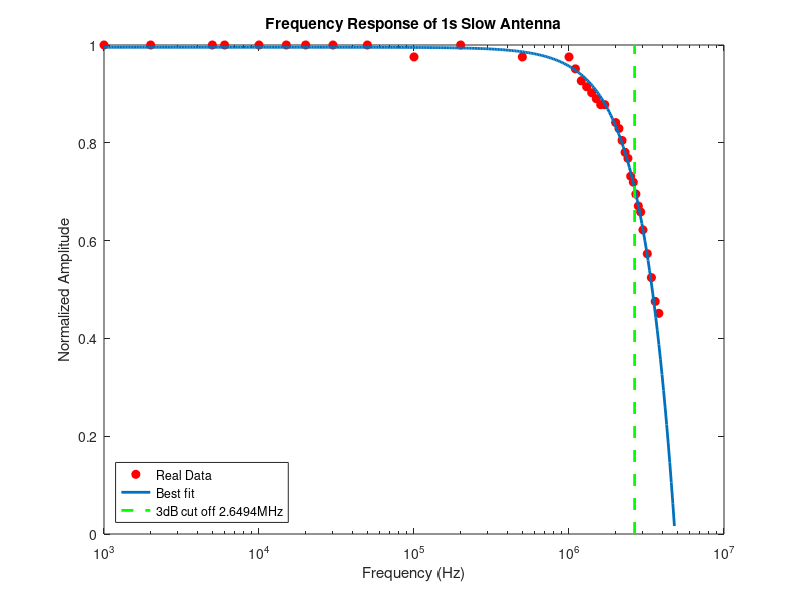
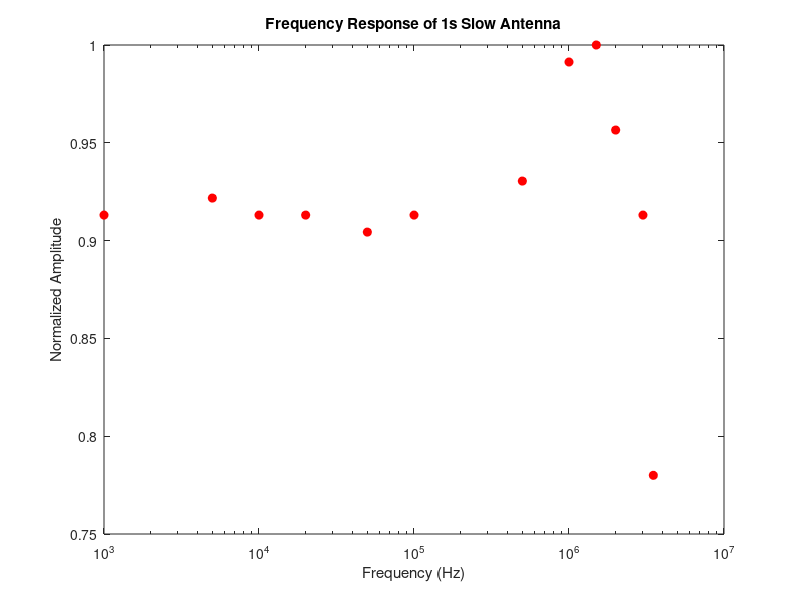
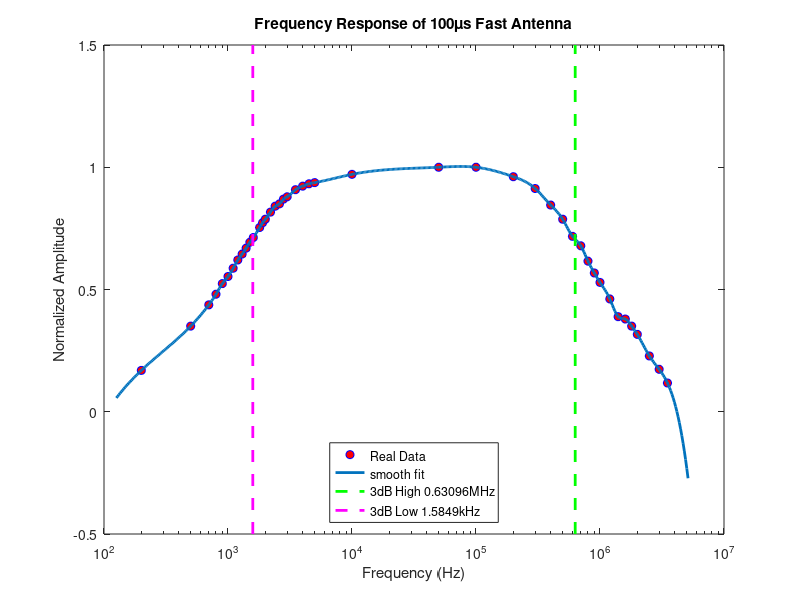

Recreate these plots in MATLAB, in order.

%% 1s Slow antenna
SA1s =[ ...
    1000 8.2
    2000 8.2
    5000 8.2
    6000 8.2
    10000 8.2
    15000 8.2
    20000 8.2
    30000 8.2
    50000 8.2
    100000 8.0
    200000 8.2
    500000 8.0
    1e6    8.0
    1.1e6  7.8
    1.2e6  7.6
    1.3e6  7.5
    1.4e6  7.4
    1.5e6  7.3
    1.6e6  7.2
    1.7e6  7.2
    2.0e6  6.9
    2.1e6  6.8
    2.2e6  6.6
    2.3e6  6.4
    2.4e6  6.3
    2.5e6  6.0
    2.6e6  5.9
    2.7e6  5.7
    2.8e6  5.5
    2.9e6  5.4
    3.0e6  5.1
    3.2e6  4.7
    3.4e6  4.3
    3.6e6 3.9
    3.8e6 3.7
%     4.0e6 3.66  % out liers
%     4.5e6 3.66
%     5.0e6 3.34
%     6.0e6 2.89
];
%1s slow antenenna was not stable when f>6.0MHz

figure
semilogx(SA1s(:,1),SA1s(:,2)/max(SA1s(:,2)),'ro','markerfacecolor','r')
xlabel('Frequency (Hz)')
ylabel('Normalized Amplitude')
title ('Frequency Response of 1s Slow Antenna')


A = 1.509E-14;
B = 0.9953;
C = -4.761;
x = 3:.01:-log(B/A+1)/C;
y = A*(1-exp(-C*x))+B;

hold all
semilogx(10.^x,y,'LineWidth',2)
freq = 10^(-1/C*log(1-(1/sqrt(2)-B)/A));
plot([freq freq],ylim,'--g','LineWidth',2)
legend('Real Data','Best fit',['3dB cut off ' num2str(freq/1e6) 'MHz'],'Location','southwest')

%% 10s slow ant
SA10s =[ ...
    1000    1.05
    5000    1.06
    10000   1.05
    20e3    1.05
    50e3    1.04
    100e3   1.05
    500e3   1.07
    1e6     1.14
    1.5e6   1.15
    2.0e6   1.1
    3.0e6   1.05
    3.5e6   0.897
%     4.5e6   1.30
%     5.0e6   1.403
%     6.0e6   1.6
%     7.0e6   2.01
    ];


figure
semilogx(SA10s(:,1),SA10s(:,2)/max(SA10s(:,2)),'ro','markerfacecolor','r')
xlabel('Frequency (Hz)')
ylabel('Normalized Amplitude')
title ('Frequency Response of 1s Slow Antenna')


%% 100us fast antenna

FA100 = [ ...
    200 .7
    500 1.45
    700 1.81
    800 1.99
    900 2.17
    1000    2.29
    1.1e3   2.43
    1.2e3   2.57
    1.3e3   2.67
    1.4e3   2.77
    1.5e3   2.87
    1.6e3   2.95
    %1.7e3   3.60
    1.8e3   3.12
    1.9e3   3.20
    2.0e3   3.26
    2.2e3   3.38
    2.4e3   3.48
    2.6e3   3.52
    2.8e3   3.60
    3e3     3.64
    3.5e3   3.76
    4.0e3   3.82
    4.5e3   3.86
    5.0e3   3.88
    10e3    4.02
    50e3    4.14
    100e3   4.14
    200e3   3.98
    300e3   3.78
    400e3   3.50
    500e3   3.26
    600e3   2.97
    700e3   2.81
    800e3   2.55
    900e3   2.35
    1e6 2.19
    1.2e6   1.91
    1.4e6   1.61
    1.6e6   1.57
    1.8e6   1.45
    2.0e6   1.31
    2.5e6   .945
    3.0e6   .719
    3.5e6   .487
%     4.0e6   .487
%     5.0e6   0.518
%     6.0e6   .497
    ];
    
 figure
 x = FA100(:,1);
 y = FA100(:,2)/max(FA100(:,2));
 
semilogx(x,y,'bo','markerfacecolor','r')
xlabel('Frequency (Hz)')
ylabel('Normalized Amplitude')
title ('Frequency Response of 100\mus Fast Antenna')

xx = 2.1:.01:6.71;
yy = spline(log10(x),y,xx);

hold all
semilogx(10.^xx,yy,'LineWidth',2)

dif = abs(yy - 1/sqrt(2));

[m ind1] = min(dif);

f1 = 10^xx(ind1);
dif(ind1) = 100;

[m ind2] = min(dif);
f2 = 10^xx(ind2);

plot([f1 f1],ylim,'--g','LineWidth',2)
plot([f2 f2],ylim,'--m','LineWidth',2)

legend('Real Data','smooth fit',['3dB High ' num2str(f1/1e6) 'MHz'],...
    ['3dB Low ' num2str(f2/1000) 'kHz'],'Location','south')

